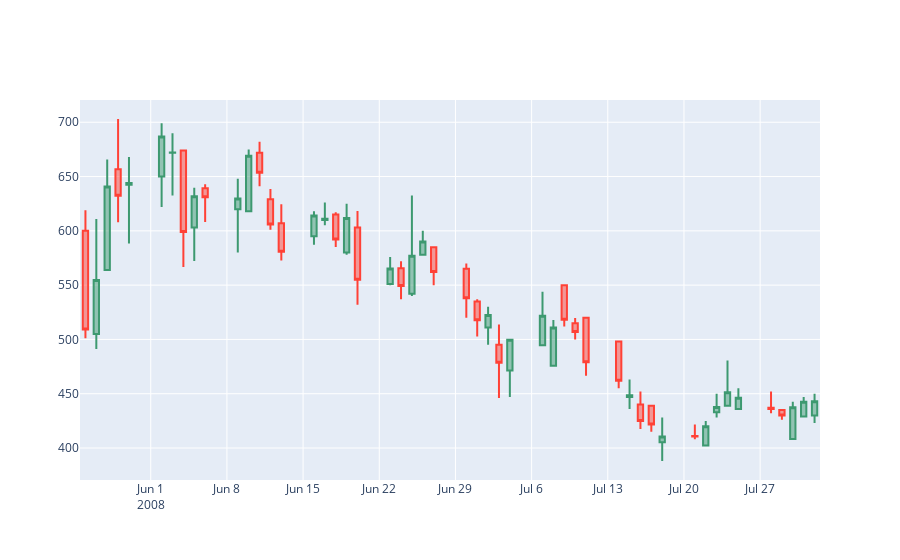

Write notebook code for a chart like this one.
### Code cell
fig.update_layout(xaxis_rangeslider_visible=False)
